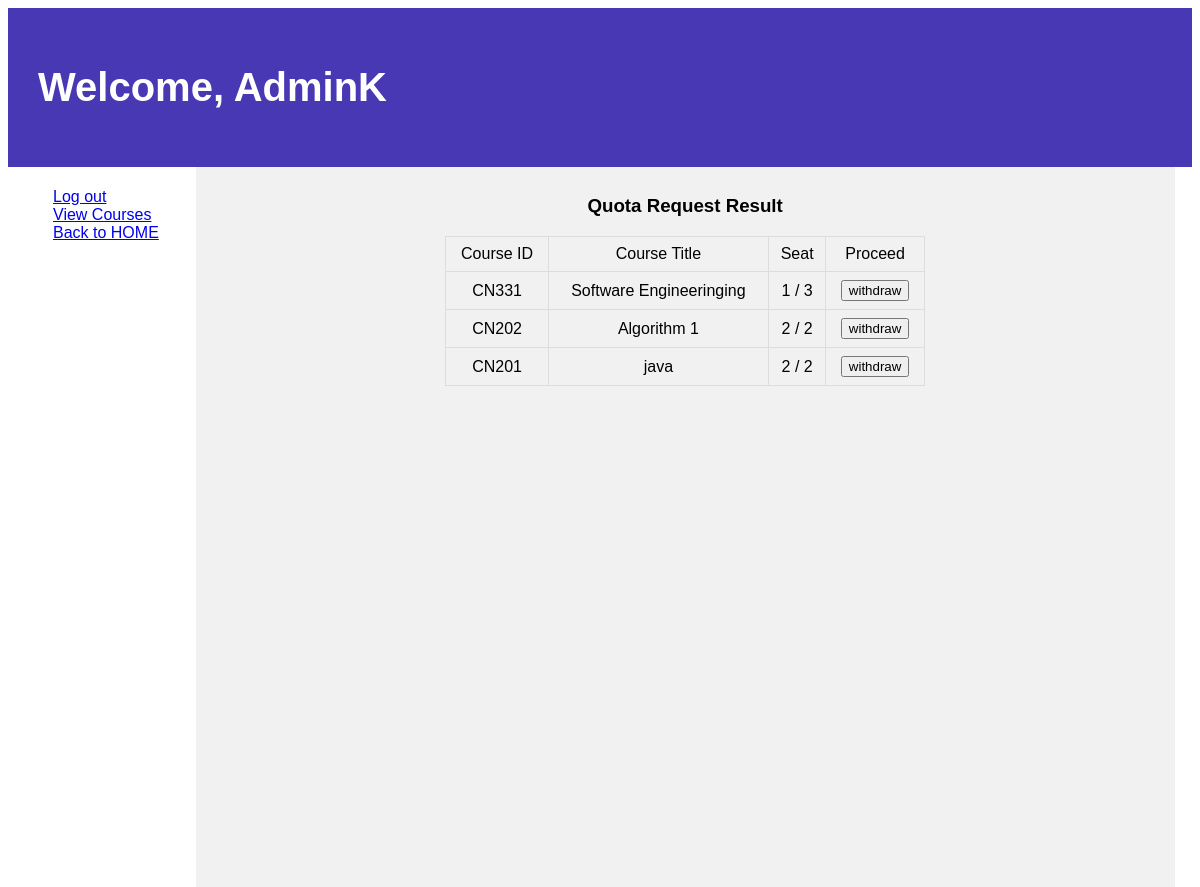
/quota/ (signed in), run on the app's committed database.
### courses/models.py (models this page shows, shortened)
class Course(models.Model):
    c_id = models.CharField(max_length=5, unique=True)
    title = models.CharField(max_length=64, null=True, blank=True)
    semmester = models.IntegerField(null=True, blank=True)
    year = models.IntegerField(null=True, blank=True)
    seat_count = models.IntegerField(default=0, null=True, blank=True)
    max_seat = models.IntegerField(null=True, blank=True, default=5)
    quota = models.BooleanField(default=True)
    attend = models.ManyToManyField(User, blank=True)

### students/views.py (the view)
# urls.py: path('quota/', views.quota, name='quota'),
def quota(request):
    course = Course.objects.all()
    User = get_user_model()
    users = User.objects.all()
    return render(request, "students/quota.html", {
        "course": course,
        "User" : users
    })

### students/templates/students/quota.html (shortened to what this page needs)
{% extends 'students/layout.html' %}
{% block body %}
<header>
  <h1> Welcome, {{ request.user.first_name }}</h1>
</header>
<section>
  <nav>
    <ul>
      <a href="{% url 'logout' %}">Log out</a>
      <br>
      <a href="{% url 'c_index' %}">View Courses</a>
      <br>
      <a href="{% url 'index' %}">Back to HOME</a>
    </ul>
  </nav>
  <article>
    <h3 align="center">Quota Request Result</h3>
    <table style="width:50%" align="center">
          <thead>
              <tr align="center">
                  <td>Course ID</td>
                  <td>Course Title</td>
                  <td>Seat</td>
                  <td>Proceed</td>
              </tr>
          </thead>
          {% for class in course %}
          {% if request.user in class.attend.all %}
          <tbody>
              <tr align="center">
                  <td>{{ class.c_id }}</td>
                  <td>{{ class.title }}</td>
                  <td>{{ class.seat_count }} / {{class.max_seat}}</td>
                  <td><form action="{% url 'cancel' class.id %}" method="POST">
                  <input type="submit" value="withdraw">
                </td>
              </tr>
          </tbody>
          {% endif%}
          {% endfor %}
    </table>
  </article>
</section>
{% endblock %}

### students/templates/students/quota.html (style rules this page uses)
body { font-family: Arial, Helvetica, sans-serif; }
header { background-color: rgb(72, 56, 179); padding: 30px; text-align: left; font-size: 20px; color: white; }
nav { float: left; width: 15%; height: 700px; background: rgb(255, 255, 255); padding: 5px; }
article { float: left; padding:10px; width: 81%; background-color: #f1f1f1; height: 700px; }
table { font-family: arial, sans-serif; border-collapse: collapse; width: 100%; }
td, th { border: 1px solid #dddddd; padding: 8px; }

### data on the page
Course: c_id "CN331", title "Software Engineeringing", seat_count "1", max_seat "3"
Course: c_id "CN202", title "Algorithm 1", seat_count "2", max_seat "2"
Course: c_id "CN201", title "java", seat_count "2", max_seat "2"

### other printed values
{{ request.user.first_name }} "AdminK"
